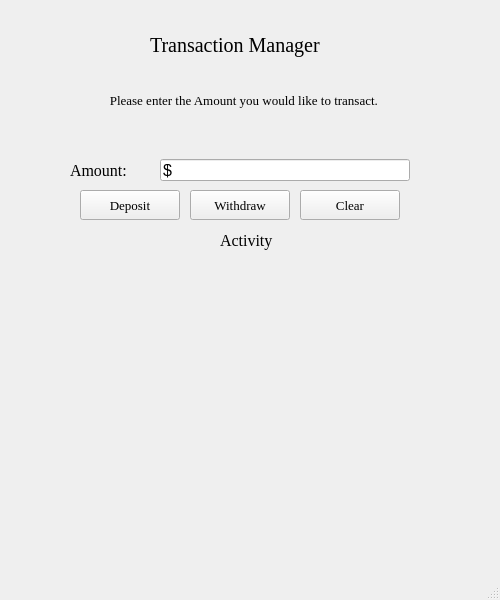
<?xml version="1.0" encoding="UTF-8"?>
<ui version="4.0">
 <class>transactionWindow</class>
 <widget class="QMainWindow" name="transactionWindow">
  <property name="geometry">
   <rect>
    <x>0</x>
    <y>0</y>
    <width>500</width>
    <height>600</height>
   </rect>
  </property>
  <property name="minimumSize">
   <size>
    <width>500</width>
    <height>500</height>
   </size>
  </property>
  <property name="maximumSize">
   <size>
    <width>500</width>
    <height>600</height>
   </size>
  </property>
  <property name="windowTitle">
   <string>MainWindow</string>
  </property>
  <property name="tabShape">
   <enum>QTabWidget::Rounded</enum>
  </property>
  <widget class="QWidget" name="centralwidget">
   <widget class="QPushButton" name="clearButton">
    <property name="geometry">
     <rect>
      <x>300</x>
      <y>190</y>
      <width>100</width>
      <height>30</height>
     </rect>
    </property>
    <property name="font">
     <font>
      <family>Georgia</family>
      <pointsize>10</pointsize>
     </font>
    </property>
    <property name="text">
     <string>Clear</string>
    </property>
   </widget>
   <widget class="QLabel" name="amountLabel">
    <property name="geometry">
     <rect>
      <x>70</x>
      <y>160</y>
      <width>71</width>
      <height>20</height>
     </rect>
    </property>
    <property name="font">
     <font>
      <family>Georgia</family>
      <pointsize>12</pointsize>
      <weight>50</weight>
      <bold>false</bold>
     </font>
    </property>
    <property name="text">
     <string>Amount:</string>
    </property>
   </widget>
   <widget class="QPushButton" name="depositPushButton">
    <property name="geometry">
     <rect>
      <x>80</x>
      <y>190</y>
      <width>100</width>
      <height>30</height>
     </rect>
    </property>
    <property name="font">
     <font>
      <family>Georgia</family>
      <pointsize>10</pointsize>
     </font>
    </property>
    <property name="text">
     <string>Deposit</string>
    </property>
   </widget>
   <widget class="QPushButton" name="withdrawButton">
    <property name="geometry">
     <rect>
      <x>190</x>
      <y>190</y>
      <width>100</width>
      <height>30</height>
     </rect>
    </property>
    <property name="font">
     <font>
      <family>Georgia</family>
      <pointsize>10</pointsize>
     </font>
    </property>
    <property name="text">
     <string>Withdraw</string>
    </property>
   </widget>
   <widget class="QLineEdit" name="amountTextBox">
    <property name="geometry">
     <rect>
      <x>160</x>
      <y>159</y>
      <width>250</width>
      <height>22</height>
     </rect>
    </property>
    <property name="font">
     <font>
      <pointsize>12</pointsize>
      <weight>50</weight>
      <bold>false</bold>
     </font>
    </property>
    <property name="inputMask">
     <string/>
    </property>
    <property name="text">
     <string>$</string>
    </property>
    <property name="alignment">
     <set>Qt::AlignLeading|Qt::AlignLeft|Qt::AlignVCenter</set>
    </property>
   </widget>
   <widget class="QLabel" name="activityOutputTransactionLabel">
    <property name="geometry">
     <rect>
      <x>50</x>
      <y>260</y>
      <width>400</width>
      <height>181</height>
     </rect>
    </property>
    <property name="text">
     <string/>
    </property>
    <property name="alignment">
     <set>Qt::AlignCenter</set>
    </property>
   </widget>
   <widget class="QLabel" name="activityLabel">
    <property name="geometry">
     <rect>
      <x>220</x>
      <y>230</y>
      <width>71</width>
      <height>20</height>
     </rect>
    </property>
    <property name="font">
     <font>
      <family>Georgia</family>
      <pointsize>12</pointsize>
     </font>
    </property>
    <property name="text">
     <string>Activity</string>
    </property>
   </widget>
   <widget class="QLabel" name="transactionManagerLabel">
    <property name="geometry">
     <rect>
      <x>150</x>
      <y>30</y>
      <width>201</width>
      <height>31</height>
     </rect>
    </property>
    <property name="font">
     <font>
      <family>Georgia</family>
      <pointsize>15</pointsize>
     </font>
    </property>
    <property name="text">
     <string>Transaction Manager</string>
    </property>
   </widget>
   <widget class="QLabel" name="messageTransactionLabel">
    <property name="geometry">
     <rect>
      <x>60</x>
      <y>90</y>
      <width>371</width>
      <height>21</height>
     </rect>
    </property>
    <property name="font">
     <font>
      <family>Georgia</family>
      <pointsize>10</pointsize>
     </font>
    </property>
    <property name="text">
     <string>Please enter the Amount you would like to transact. </string>
    </property>
    <property name="alignment">
     <set>Qt::AlignCenter</set>
    </property>
   </widget>
  </widget>
  <widget class="QStatusBar" name="statusbar"/>
 </widget>
 <tabstops>
  <tabstop>amountTextBox</tabstop>
  <tabstop>depositPushButton</tabstop>
  <tabstop>withdrawButton</tabstop>
  <tabstop>clearButton</tabstop>
 </tabstops>
 <resources/>
 <connections/>
</ui>
